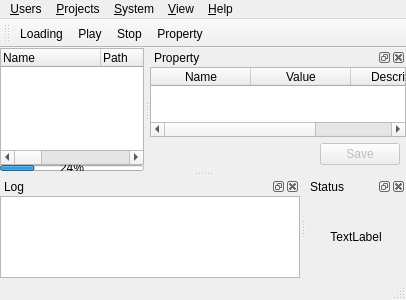
<?xml version="1.0" encoding="UTF-8"?>
<ui version="4.0">
 <class>MainWindow</class>
 <widget class="QMainWindow" name="MainWindow">
  <property name="geometry">
   <rect>
    <x>0</x>
    <y>0</y>
    <width>401</width>
    <height>300</height>
   </rect>
  </property>
  <property name="windowTitle">
   <string>TreeATE</string>
  </property>
  <widget class="QWidget" name="centralWidget">
   <layout class="QVBoxLayout" name="verticalLayout">
    <property name="spacing">
     <number>0</number>
    </property>
    <property name="leftMargin">
     <number>0</number>
    </property>
    <property name="topMargin">
     <number>0</number>
    </property>
    <property name="rightMargin">
     <number>0</number>
    </property>
    <property name="bottomMargin">
     <number>0</number>
    </property>
    <item>
     <widget class="QTreeWidget" name="treeWidget_Units">
      <column>
       <property name="text">
        <string>Name</string>
       </property>
      </column>
      <column>
       <property name="text">
        <string>Path</string>
       </property>
      </column>
      <column>
       <property name="text">
        <string>Description</string>
       </property>
      </column>
      <column>
       <property name="text">
        <string>Status</string>
       </property>
      </column>
      <column>
       <property name="text">
        <string>Result</string>
       </property>
      </column>
      <column>
       <property name="text">
        <string>Standard</string>
       </property>
      </column>
      <column>
       <property name="text">
        <string>Start Time</string>
       </property>
      </column>
      <column>
       <property name="text">
        <string>Spend Time</string>
       </property>
      </column>
     </widget>
    </item>
    <item>
     <widget class="QProgressBar" name="progressBar">
      <property name="minimumSize">
       <size>
        <width>0</width>
        <height>6</height>
       </size>
      </property>
      <property name="maximumSize">
       <size>
        <width>16777215</width>
        <height>6</height>
       </size>
      </property>
      <property name="value">
       <number>24</number>
      </property>
     </widget>
    </item>
   </layout>
  </widget>
  <widget class="QMenuBar" name="menuBar">
   <property name="geometry">
    <rect>
     <x>0</x>
     <y>0</y>
     <width>401</width>
     <height>17</height>
    </rect>
   </property>
   <widget class="QMenu" name="menuFile">
    <property name="title">
     <string>&amp;Users</string>
    </property>
    <addaction name="actionLogin"/>
    <addaction name="separator"/>
    <addaction name="actionExit"/>
   </widget>
   <widget class="QMenu" name="menuProjects">
    <property name="title">
     <string>&amp;Projects</string>
    </property>
    <addaction name="actionLoading"/>
    <addaction name="actionPlay"/>
    <addaction name="actionStop"/>
    <addaction name="actionProperty"/>
    <addaction name="separator"/>
    <addaction name="action_Edit"/>
    <addaction name="actionOption"/>
    <addaction name="separator"/>
    <addaction name="actionClose"/>
   </widget>
   <widget class="QMenu" name="menu_Sys">
    <property name="title">
     <string>&amp;System</string>
    </property>
    <addaction name="action_Results"/>
    <addaction name="separator"/>
    <addaction name="actionSys_options"/>
   </widget>
   <widget class="QMenu" name="menu_Help">
    <property name="title">
     <string>&amp;Help</string>
    </property>
    <addaction name="action_Help"/>
    <addaction name="actionHelp_for_project"/>
    <addaction name="separator"/>
    <addaction name="action_About"/>
   </widget>
   <widget class="QMenu" name="menu_View">
    <property name="title">
     <string>&amp;View</string>
    </property>
    <addaction name="actionShrink_items"/>
    <addaction name="actionSpread_items"/>
    <addaction name="separator"/>
    <addaction name="actionWindows"/>
   </widget>
   <addaction name="menuFile"/>
   <addaction name="menuProjects"/>
   <addaction name="menu_Sys"/>
   <addaction name="menu_View"/>
   <addaction name="menu_Help"/>
  </widget>
  <widget class="QToolBar" name="mainToolBar">
   <property name="sizePolicy">
    <sizepolicy hsizetype="Preferred" vsizetype="Fixed">
     <horstretch>0</horstretch>
     <verstretch>0</verstretch>
    </sizepolicy>
   </property>
   <property name="minimumSize">
    <size>
     <width>0</width>
     <height>0</height>
    </size>
   </property>
   <property name="focusPolicy">
    <enum>Qt::StrongFocus</enum>
   </property>
   <property name="windowTitle">
    <string>Main Toolbar</string>
   </property>
   <property name="toolButtonStyle">
    <enum>Qt::ToolButtonTextBesideIcon</enum>
   </property>
   <attribute name="toolBarArea">
    <enum>TopToolBarArea</enum>
   </attribute>
   <attribute name="toolBarBreak">
    <bool>false</bool>
   </attribute>
   <addaction name="actionLoading"/>
   <addaction name="actionPlay"/>
   <addaction name="actionStop"/>
   <addaction name="actionProperty"/>
  </widget>
  <widget class="QStatusBar" name="statusBar"/>
  <widget class="QDockWidget" name="dockWidget_Property">
   <property name="windowTitle">
    <string>Property</string>
   </property>
   <attribute name="dockWidgetArea">
    <number>2</number>
   </attribute>
   <widget class="TASizeDockWidget" name="dockWidgetContents">
    <layout class="QVBoxLayout" name="verticalLayout_4">
     <property name="spacing">
      <number>0</number>
     </property>
     <property name="leftMargin">
      <number>0</number>
     </property>
     <property name="topMargin">
      <number>0</number>
     </property>
     <property name="rightMargin">
      <number>0</number>
     </property>
     <property name="bottomMargin">
      <number>0</number>
     </property>
     <item>
      <widget class="QTableWidget" name="tableWidget_Property">
       <property name="styleSheet">
        <string notr="true"/>
       </property>
       <column>
        <property name="text">
         <string>Name</string>
        </property>
       </column>
       <column>
        <property name="text">
         <string>Value</string>
        </property>
       </column>
       <column>
        <property name="text">
         <string>Description</string>
        </property>
       </column>
      </widget>
     </item>
     <item>
      <layout class="QHBoxLayout" name="horizontalLayout">
       <property name="leftMargin">
        <number>6</number>
       </property>
       <property name="topMargin">
        <number>6</number>
       </property>
       <property name="rightMargin">
        <number>6</number>
       </property>
       <property name="bottomMargin">
        <number>6</number>
       </property>
       <item>
        <widget class="QLabel" name="label_propertyName">
         <property name="text">
          <string/>
         </property>
        </widget>
       </item>
       <item>
        <spacer name="horizontalSpacer">
         <property name="orientation">
          <enum>Qt::Horizontal</enum>
         </property>
         <property name="sizeHint" stdset="0">
          <size>
           <width>40</width>
           <height>20</height>
          </size>
         </property>
        </spacer>
       </item>
       <item>
        <widget class="QPushButton" name="pushButton_SaveCfg">
         <property name="enabled">
          <bool>false</bool>
         </property>
         <property name="text">
          <string>Save</string>
         </property>
         <property name="icon">
          <iconset resource="res.qrc">
           <normaloff>:/modify.png</normaloff>:/modify.png</iconset>
         </property>
        </widget>
       </item>
      </layout>
     </item>
    </layout>
   </widget>
  </widget>
  <widget class="QDockWidget" name="dockWidget_Log">
   <property name="sizePolicy">
    <sizepolicy hsizetype="Expanding" vsizetype="Preferred">
     <horstretch>0</horstretch>
     <verstretch>0</verstretch>
    </sizepolicy>
   </property>
   <property name="minimumSize">
    <size>
     <width>300</width>
     <height>68</height>
    </size>
   </property>
   <property name="windowTitle">
    <string>Log</string>
   </property>
   <attribute name="dockWidgetArea">
    <number>8</number>
   </attribute>
   <widget class="QWidget" name="dockWidgetContents_log">
    <layout class="QVBoxLayout" name="verticalLayout_3">
     <property name="spacing">
      <number>0</number>
     </property>
     <property name="leftMargin">
      <number>0</number>
     </property>
     <property name="topMargin">
      <number>0</number>
     </property>
     <property name="rightMargin">
      <number>0</number>
     </property>
     <property name="bottomMargin">
      <number>0</number>
     </property>
     <item>
      <widget class="QTextBrowser" name="textBrowser_Log"/>
     </item>
    </layout>
   </widget>
  </widget>
  <widget class="QDockWidget" name="dockWidget_Rst">
   <property name="minimumSize">
    <size>
     <width>100</width>
     <height>33</height>
    </size>
   </property>
   <property name="windowTitle">
    <string>Status</string>
   </property>
   <attribute name="dockWidgetArea">
    <number>8</number>
   </attribute>
   <widget class="QWidget" name="dockWidgetContents_rst">
    <layout class="QVBoxLayout" name="verticalLayout_2">
     <property name="spacing">
      <number>0</number>
     </property>
     <property name="leftMargin">
      <number>0</number>
     </property>
     <property name="topMargin">
      <number>0</number>
     </property>
     <property name="rightMargin">
      <number>0</number>
     </property>
     <property name="bottomMargin">
      <number>0</number>
     </property>
     <item>
      <widget class="QLabel" name="label_rst">
       <property name="text">
        <string>TextLabel</string>
       </property>
       <property name="alignment">
        <set>Qt::AlignCenter</set>
       </property>
      </widget>
     </item>
    </layout>
   </widget>
  </widget>
  <action name="actionLoading">
   <property name="icon">
    <iconset resource="res.qrc">
     <normaloff>:/loading.png</normaloff>:/loading.png</iconset>
   </property>
   <property name="text">
    <string>&amp;Loading...</string>
   </property>
  </action>
  <action name="actionPlay">
   <property name="icon">
    <iconset resource="res.qrc">
     <normaloff>:/play.png</normaloff>:/play.png</iconset>
   </property>
   <property name="text">
    <string>&amp;Play</string>
   </property>
   <property name="toolTip">
    <string>Play</string>
   </property>
   <property name="shortcut">
    <string>F5</string>
   </property>
  </action>
  <action name="actionStop">
   <property name="icon">
    <iconset resource="res.qrc">
     <normaloff>:/pause.png</normaloff>:/pause.png</iconset>
   </property>
   <property name="text">
    <string>&amp;Stop</string>
   </property>
   <property name="toolTip">
    <string>Stop</string>
   </property>
   <property name="shortcut">
    <string>F8</string>
   </property>
  </action>
  <action name="actionProperty">
   <property name="checkable">
    <bool>true</bool>
   </property>
   <property name="icon">
    <iconset resource="res.qrc">
     <normaloff>:/modify.png</normaloff>:/modify.png</iconset>
   </property>
   <property name="text">
    <string>Proper&amp;ty...</string>
   </property>
   <property name="toolTip">
    <string>Property</string>
   </property>
  </action>
  <action name="actionClose">
   <property name="text">
    <string>&amp;Close</string>
   </property>
  </action>
  <action name="actionLogin">
   <property name="text">
    <string>&amp;Login...</string>
   </property>
  </action>
  <action name="actionExit">
   <property name="text">
    <string>E&amp;xit</string>
   </property>
  </action>
  <action name="action_Help">
   <property name="text">
    <string>&amp;Help...</string>
   </property>
  </action>
  <action name="actionHelp_for_project">
   <property name="text">
    <string>Help for &amp;project...</string>
   </property>
  </action>
  <action name="action_About">
   <property name="text">
    <string>&amp;About...</string>
   </property>
  </action>
  <action name="actionLog">
   <property name="text">
    <string>&amp;Log</string>
   </property>
  </action>
  <action name="actionOutput">
   <property name="text">
    <string>&amp;Output</string>
   </property>
  </action>
  <action name="actionSpread_items">
   <property name="icon">
    <iconset resource="res.qrc">
     <normaloff>:/add.png</normaloff>:/add.png</iconset>
   </property>
   <property name="text">
    <string>Spread items</string>
   </property>
   <property name="toolTip">
    <string>Spread items</string>
   </property>
   <property name="shortcut">
    <string>Ctrl+=</string>
   </property>
  </action>
  <action name="actionShrink_items">
   <property name="icon">
    <iconset resource="res.qrc">
     <normaloff>:/minus.png</normaloff>:/minus.png</iconset>
   </property>
   <property name="text">
    <string>Shrink items</string>
   </property>
   <property name="toolTip">
    <string>Shrink items</string>
   </property>
   <property name="shortcut">
    <string>Ctrl+-</string>
   </property>
  </action>
  <action name="actionSys_options">
   <property name="text">
    <string>System o&amp;ptions...</string>
   </property>
  </action>
  <action name="actionOption">
   <property name="text">
    <string>&amp;Option...</string>
   </property>
  </action>
  <action name="action_Results">
   <property name="text">
    <string>&amp;Results...</string>
   </property>
  </action>
  <action name="actionWindows">
   <property name="text">
    <string>Windows</string>
   </property>
  </action>
  <action name="action_Edit">
   <property name="text">
    <string>&amp;Devlop...</string>
   </property>
  </action>
 </widget>
 <layoutdefault spacing="6" margin="11"/>
 <customwidgets>
  <customwidget>
   <class>TASizeDockWidget</class>
   <extends>QWidget</extends>
   <header location="global">tasizedockwidget.h</header>
   <container>1</container>
  </customwidget>
 </customwidgets>
 <tabstops>
  <tabstop>treeWidget_Units</tabstop>
  <tabstop>textBrowser_Log</tabstop>
  <tabstop>tableWidget_Property</tabstop>
  <tabstop>pushButton_SaveCfg</tabstop>
 </tabstops>
 <resources>
  <include location="res.qrc"/>
 </resources>
 <connections/>
</ui>
